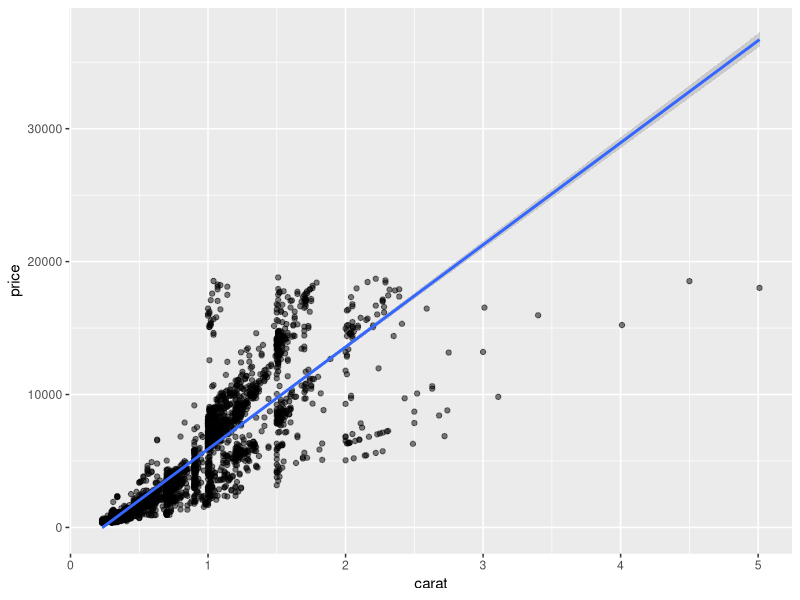
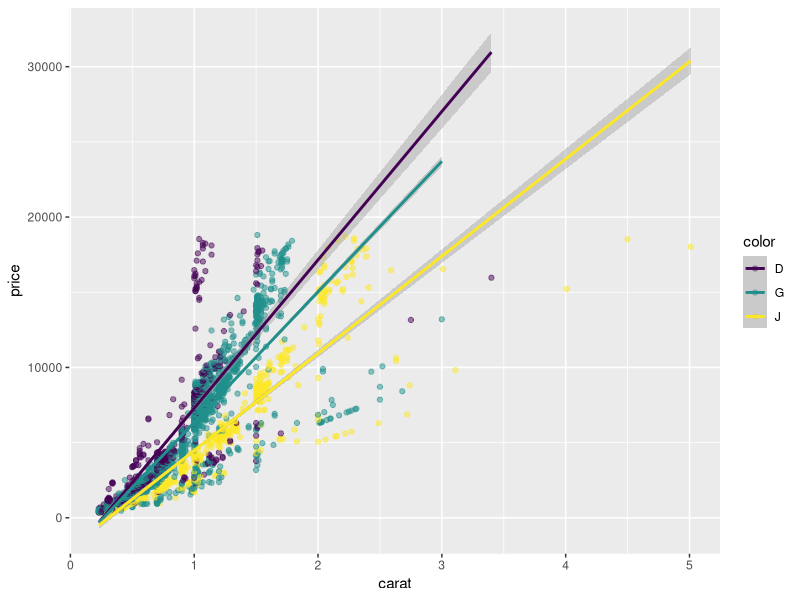
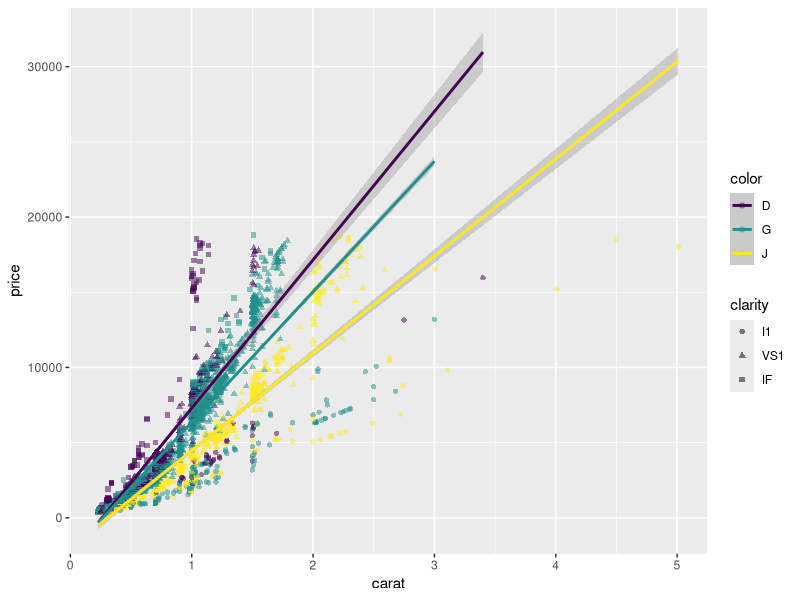
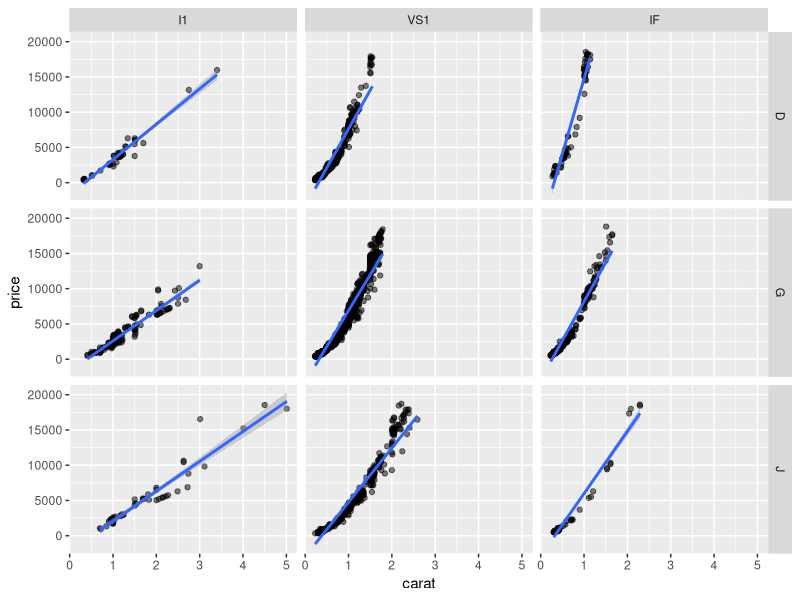

Reproduce these figures in R, in order.
## ---- chunk 1
knitr::opts_chunk$set(echo = TRUE, warning = FALSE)
library(tidyverse)
library(ggplot2)
library(ggthemes)
library(knitr)
## ---- chunk 2
diamonds_filtered <- diamonds %>%
  filter(
    color == "D" | color == "G" | color == "J",
    clarity == "I1" | clarity == "VS1" | clarity == "IF"
    )

diamonds_filtered_combinations <- diamonds_filtered %>%
  group_by(color,clarity) %>%
  summarize(n=n())

knitr::kable(diamonds_filtered_combinations)
## ---- chunk 3
ggplot(
  diamonds_filtered,
  aes(x=carat,y=price)
  ) +
  geom_point(alpha=0.5) +
  geom_smooth(method="lm")
## ---- chunk 4
ggplot(
  diamonds_filtered,
  aes(x=carat,y=price)
  ) +
  geom_point(alpha=0.5,aes(color=color)) +
  geom_smooth(method="lm",aes(color=color))
## ---- chunk 5
ggplot(
  diamonds_filtered,
  aes(x=carat,y=price)
  ) +
  geom_point(alpha=0.5,aes(color=color,shape=clarity)) +
  geom_smooth(method="lm",aes(color=color))
## ---- chunk 6
ggplot(
  diamonds_filtered,
  aes(x=carat,y=price)
  ) +
  geom_point(alpha=0.5) +
  geom_smooth(method="lm") +
  facet_grid(color~clarity)
## ---- chunk 7
diamonds_filtered <- diamonds_filtered %>%
  mutate(
    price_per_carat = price/carat
  ) %>%
  group_by(color,clarity) %>%
  summarize(price_per_carat = mean(price_per_carat)) %>%
  arrange(desc(price_per_carat))

knitr::kable(diamonds_filtered)
